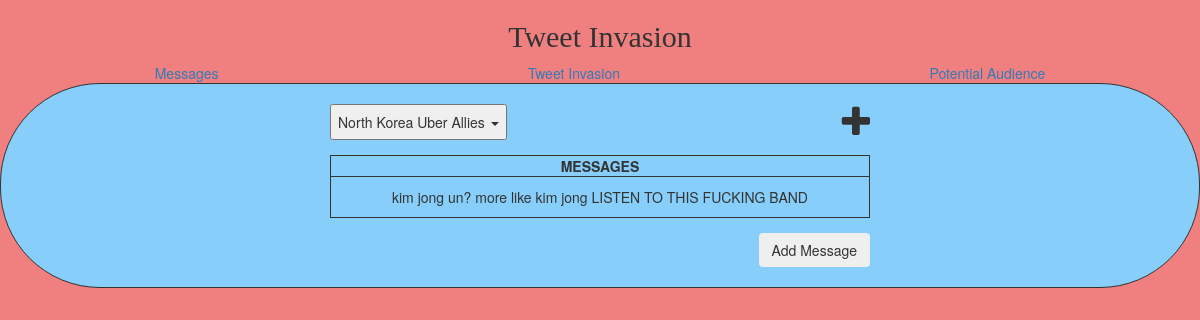
Page /messages/2 on the earlier database version.
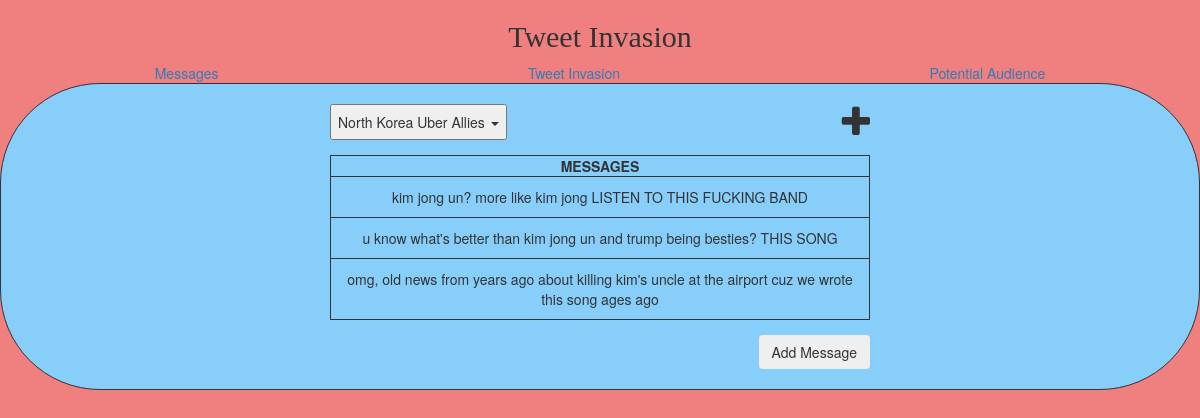
Same page on the later database version.
### tables this page shows
CREATE TABLE "content" (
	"cID"	INTEGER NOT NULL PRIMARY KEY AUTOINCREMENT UNIQUE,
	"link"	TEXT,
	"title"	TEXT
);

CREATE TABLE "messages" (
	"mID"	INTEGER NOT NULL PRIMARY KEY AUTOINCREMENT UNIQUE,
	"messages"	TEXT,
	"cID"	INTEGER,
	FOREIGN KEY("cID") REFERENCES "content"("cID")
);

### tweetHome.py (the view)
@app.route('/messages/<id>')
def messages(id=None):
    final = getMessages(id)
    return render_template('messages.html', rows=final["rows"], content=final["content"], id=final["id"], title=final["title"])
    con.close()

### tweetHome.py (called while the page is built)
def getContent():
    con = sql.connect("TWIdatabase.db")
    con.row_factory = sql.Row
    cur = con.cursor()
    cur.execute('select title, cID from content')
    content = cur.fetchall()
    if len(content) == 0:
        content = 'empty'
    con.close()
    return content

def getMessages(id):
    if id is None:
        id = 1
    with sql.connect("TWIdatabase.db") as con:
        con.row_factory = sql.Row
        cur = con.cursor()
        cur.execute("select * from messages as m join content as c on c.cID = m.cID where c.cID = %s"% id)
        rows = cur.fetchall()
        content = getContent()
        if len(rows) == 0:
            cur.execute('select title from content where cID = %s'% id)
            title = cur.fetchone()
            title = title['title']
        else:
            title = rows[0]
    final = {
        "rows" : rows,
        "content" : content,
        "id": id,
        "title" : title
    }
    con.close()
    return final

### templates/messages.html (shortened to what this page needs)
{% extends 'home.html' %}
{% block content %}
    <div class='mainObject'>
        <div class='udContainer'>
            <div class="dropdown" style='margin-bottom: 15px; width: 100%; display: inline-flex; justify-content: space-between'>
                <button class="dropdown-toggle" type="button" data-toggle="dropdown">
                    {% if title is string %}
                        {{title}}
                    {% else %}
                        {{title.title}}
                    {% endif %}
                    <span class="caret"></span>
                </button>
                    <div><i class="fa fa-plus" data-toggle="modal" data-target="#newContent" style="font-size:36px"></i></div>
            </div>
            {% if title is string %}
                <div style='padding:30px; font-size:1.5em'>No messages here, write one!</div>
            {% else %}
                <table style='width:100%'>
                    <thead>
                        <th style='text-align:center'>
                            <div ><b>MESSAGES</b></div>
                        </th>
                    </thead>
                    {% for row in rows %}
                        <tr>
                            <td>{{row['messages']}}</td>
                        </tr>
                    {% endfor %}
                </table>
            {% endif %}
            <div style='width:fit-content; float:right; margin-top:15px'>
                <button class="btn" type='button' data-toggle="modal" data-target="#newMessage">Add Message</button>
            </div>
        </div>
    </div>
{% endblock %}

### templates/home.html (shortened to what this page needs)
<!doctype html>
    <head>
        <link rel="stylesheet" href="{{ url_for('static', filename='style.css') }}">
        <link rel="stylesheet" href="https://cdnjs.cloudflare.com/ajax/libs/font-awesome/4.7.0/css/font-awesome.min.css">
        <link rel="stylesheet" href="https://maxcdn.bootstrapcdn.com/bootstrap/3.4.0/css/bootstrap.min.css">
    </head>
    <body style='background-color:lightcoral'>
        <h2 style='text-align:center; font-family:Times New Roman'>Tweet Invasion</h2>
        <div class='navigation'>
            <div><a href='{{url_for("messages", id=1)}}'>Messages</a></div>
            <div class='active'><a href='{{url_for("tweetInvasion")}}'>Tweet Invasion</a></div>
            <div><a href='{{url_for("audiences")}}'>Potential Audience</a></div>
        </div>
        <div style='background-color:lightskyblue; border:1px solid; border-radius:100px'>
            {% block content %}{% endblock %}
        </div>
    </body>
</html>

### static/style.css (style rules this page uses)
.navigation { display: inline-flex; justify-content: space-around; width: 100vw; }
.mainObject { padding: 20px; margin: auto; text-align: center; }
.udContainer td { padding:10px !important; border: 0.5px solid; }
.udContainer th { border: 0.5px solid; }
.udContainer { width:45vw; margin:auto; overflow:hidden; text-align:center }
.udContainer tr { border:solid 1px }

Differences in the rows shown:
added messages: messages "u know what's better than kim jong un and trump being besties? THIS SONG"
added messages: messages "omg, old news from years ago about killing kim's uncle at the airport cuz we wrote this song ages ago"
